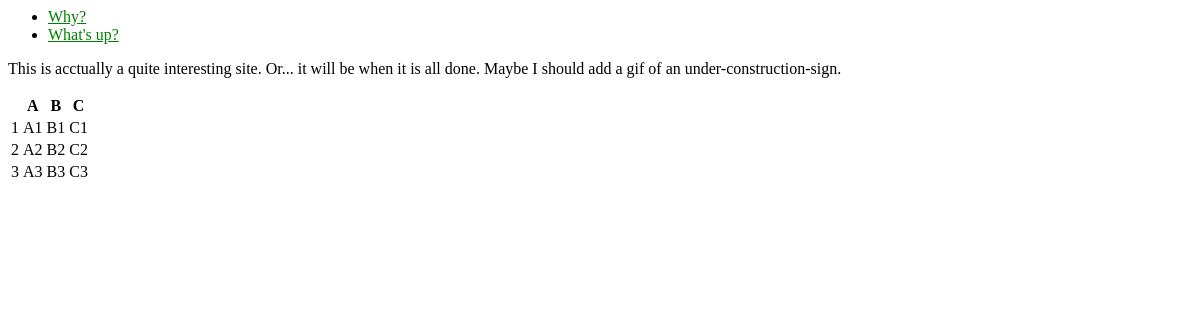
/polls/, run on an earlier commit of the app's database.
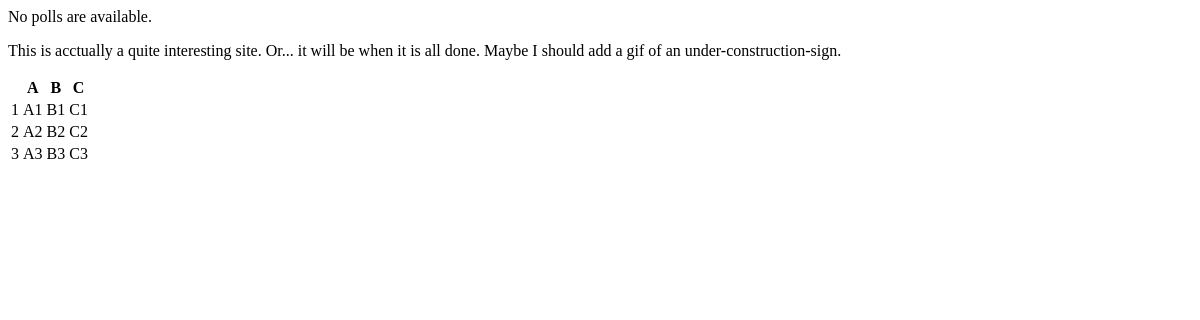
And on a later commit of the database.
### polls/models.py (models this page shows, shortened)
class Question(models.Model):
    question_text = models.CharField(max_length=200)
    pub_date = models.DateTimeField('date published')
    def was_published_recently(self):
        now = timezone.now()
        return now - datetime.timedelta(days=1) <= self.pub_date <= now
    was_published_recently.admin_order_field = 'pub_date'
    was_published_recently.boolean = True
    was_published_recently.short_description = 'Published recently?'

### polls/views.py (the view)
class IndexView(generic.ListView):
    template_name = 'polls/index.html'
    context_object_name = 'latest_question_list'
    def get_queryset(self):
        return Question.objects.filter(pub_date__lte=timezone.now()).order_by('-pub_date')[:5]

### polls/templates/polls/index.html
{% load static %}
<link rel="stylesheet" type="text/css" href="{% static 'polls/style.css' %}" />
{% if latest_question_list %}
    <ul>
    {% for question in latest_question_list %}
      <li><a href="{% url 'polls:detail' question.id %}">{{ question.question_text }}</a></li>
    {% endfor %}
    </ul>
{% else %}
    <p>No polls are available.</p>
{% endif %}
<p>
This is acctually a quite interesting site. Or... it will be when it is all done. Maybe I should add a gif of an under-construction-sign.
</p>
<table>
    <tr>
        <th> </th>
        <th>A</th>
        <th>B</th>
        <th>C</th>
    </tr>
    <tr>
        <td>1</td>
        <td>A1</td>
        <td>B1</td>
        <td>C1</td>
    </tr>
    <tr>
        <td>2</td>
        <td>A2</td>
        <td>B2</td>
        <td>C2</td>
    </tr>
    <tr>
        <td>3</td>
        <td>A3</td>
        <td>B3</td>
        <td>C3</td>
    </tr>
</table>

What changed in the data, as far as the page shows it:
removed Question: question_text "Why?"
removed Question: question_text "What's up?"
Also different on the page:
text now shown: "No polls are available."
